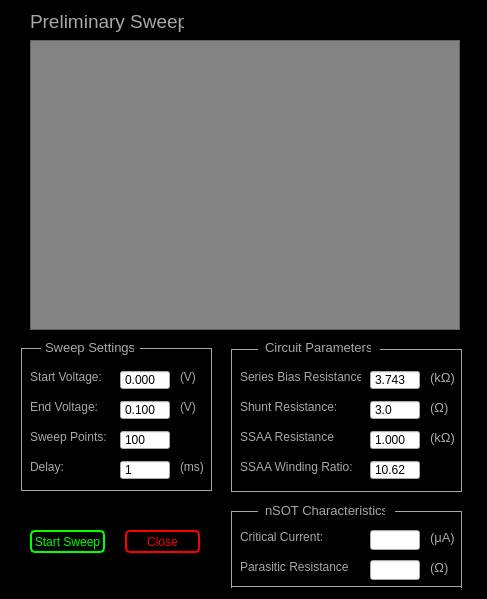
<?xml version="1.0" encoding="UTF-8"?>
<ui version="4.0">
 <class>prelim</class>
 <widget class="QDialog" name="prelim">
  <property name="geometry">
   <rect>
    <x>0</x>
    <y>0</y>
    <width>487</width>
    <height>599</height>
   </rect>
  </property>
  <property name="windowTitle">
   <string>Preliminary Sweep</string>
  </property>
  <property name="styleSheet">
   <string notr="true">#prelim{
	background-color: rgb(0, 0, 0);}</string>
  </property>
  <widget class="QFrame" name="plotSweep">
   <property name="geometry">
    <rect>
     <x>30</x>
     <y>40</y>
     <width>430</width>
     <height>290</height>
    </rect>
   </property>
   <property name="styleSheet">
    <string notr="true">#plotSweep{background-color: rgb(131, 131, 131);}
</string>
   </property>
   <property name="frameShape">
    <enum>QFrame::StyledPanel</enum>
   </property>
   <property name="frameShadow">
    <enum>QFrame::Raised</enum>
   </property>
  </widget>
  <widget class="QLabel" name="label">
   <property name="geometry">
    <rect>
     <x>30</x>
     <y>10</y>
     <width>154</width>
     <height>23</height>
    </rect>
   </property>
   <property name="text">
    <string>&lt;html&gt;&lt;head/&gt;&lt;body&gt;&lt;p&gt;&lt;span style=&quot; font-size:14pt; color:#a8a8a8;&quot;&gt;Preliminary Sweep&lt;/span&gt;&lt;/p&gt;&lt;/body&gt;&lt;/html&gt;</string>
   </property>
  </widget>
  <widget class="QLabel" name="label_2">
   <property name="geometry">
    <rect>
     <x>30</x>
     <y>370</y>
     <width>77</width>
     <height>14</height>
    </rect>
   </property>
   <property name="text">
    <string>&lt;html&gt;&lt;head/&gt;&lt;body&gt;&lt;p&gt;&lt;span style=&quot; font-size:9pt; color:#a8a8a8;&quot;&gt;Start Voltage:&lt;/span&gt;&lt;/p&gt;&lt;/body&gt;&lt;/html&gt;</string>
   </property>
  </widget>
  <widget class="QLabel" name="label_3">
   <property name="geometry">
    <rect>
     <x>30</x>
     <y>400</y>
     <width>71</width>
     <height>14</height>
    </rect>
   </property>
   <property name="text">
    <string>&lt;html&gt;&lt;head/&gt;&lt;body&gt;&lt;p&gt;&lt;span style=&quot; font-size:9pt; color:#a8a8a8;&quot;&gt;End Voltage:&lt;/span&gt;&lt;/p&gt;&lt;/body&gt;&lt;/html&gt;</string>
   </property>
  </widget>
  <widget class="QLabel" name="label_4">
   <property name="geometry">
    <rect>
     <x>30</x>
     <y>460</y>
     <width>33</width>
     <height>14</height>
    </rect>
   </property>
   <property name="text">
    <string>&lt;html&gt;&lt;head/&gt;&lt;body&gt;&lt;p&gt;&lt;span style=&quot; font-size:9pt; color:#a8a8a8;&quot;&gt;Delay:&lt;/span&gt;&lt;/p&gt;&lt;/body&gt;&lt;/html&gt;</string>
   </property>
  </widget>
  <widget class="QLabel" name="label_5">
   <property name="geometry">
    <rect>
     <x>30</x>
     <y>430</y>
     <width>79</width>
     <height>14</height>
    </rect>
   </property>
   <property name="text">
    <string>&lt;html&gt;&lt;head/&gt;&lt;body&gt;&lt;p&gt;&lt;span style=&quot; font-size:9pt; color:#a8a8a8;&quot;&gt;Sweep Points:&lt;/span&gt;&lt;/p&gt;&lt;/body&gt;&lt;/html&gt;</string>
   </property>
  </widget>
  <widget class="QLabel" name="label_6">
   <property name="geometry">
    <rect>
     <x>240</x>
     <y>370</y>
     <width>121</width>
     <height>14</height>
    </rect>
   </property>
   <property name="text">
    <string>&lt;html&gt;&lt;head/&gt;&lt;body&gt;&lt;p&gt;&lt;span style=&quot; font-size:9pt; color:#a8a8a8;&quot;&gt;Series Bias Resistance:&lt;/span&gt;&lt;/p&gt;&lt;/body&gt;&lt;/html&gt;</string>
   </property>
  </widget>
  <widget class="QLabel" name="label_7">
   <property name="geometry">
    <rect>
     <x>240</x>
     <y>400</y>
     <width>96</width>
     <height>14</height>
    </rect>
   </property>
   <property name="text">
    <string>&lt;html&gt;&lt;head/&gt;&lt;body&gt;&lt;p&gt;&lt;span style=&quot; font-size:9pt; color:#a8a8a8;&quot;&gt;Shunt Resistance:&lt;/span&gt;&lt;/p&gt;&lt;/body&gt;&lt;/html&gt;</string>
   </property>
  </widget>
  <widget class="QLabel" name="label_8">
   <property name="geometry">
    <rect>
     <x>240</x>
     <y>430</y>
     <width>95</width>
     <height>14</height>
    </rect>
   </property>
   <property name="text">
    <string>&lt;html&gt;&lt;head/&gt;&lt;body&gt;&lt;p&gt;&lt;span style=&quot; font-size:9pt; color:#a8a8a8;&quot;&gt;SSAA Resistance:&lt;/span&gt;&lt;/p&gt;&lt;/body&gt;&lt;/html&gt;</string>
   </property>
  </widget>
  <widget class="QLabel" name="label_9">
   <property name="geometry">
    <rect>
     <x>240</x>
     <y>460</y>
     <width>113</width>
     <height>14</height>
    </rect>
   </property>
   <property name="text">
    <string>&lt;html&gt;&lt;head/&gt;&lt;body&gt;&lt;p&gt;&lt;span style=&quot; font-size:9pt; color:#a8a8a8;&quot;&gt;SSAA Winding Ratio:&lt;/span&gt;&lt;/p&gt;&lt;/body&gt;&lt;/html&gt;</string>
   </property>
  </widget>
  <widget class="QPushButton" name="startSweep">
   <property name="geometry">
    <rect>
     <x>30</x>
     <y>530</y>
     <width>75</width>
     <height>23</height>
    </rect>
   </property>
   <property name="toolTip">
    <string>Starts preliminary sweep</string>
   </property>
   <property name="styleSheet">
    <string notr="true">QPushButton:pressed#startSweep{
color: rgb(95,107,166);
background-color:rgb(168,168,168);
border: 1px solid rgb(95,107,166);
border-radius: 5px
}

QPushButton#startSweep{
color: rgb(0,255,0);
background-color:rgb(0,0,0);
border: 2px solid rgb(0,255,0);
border-radius: 5px
}</string>
   </property>
   <property name="text">
    <string>Start Sweep</string>
   </property>
  </widget>
  <widget class="QLabel" name="label_10">
   <property name="geometry">
    <rect>
     <x>240</x>
     <y>530</y>
     <width>83</width>
     <height>14</height>
    </rect>
   </property>
   <property name="text">
    <string>&lt;html&gt;&lt;head/&gt;&lt;body&gt;&lt;p&gt;&lt;span style=&quot; font-size:9pt; color:#a8a8a8;&quot;&gt;Critical Current:&lt;/span&gt;&lt;/p&gt;&lt;/body&gt;&lt;/html&gt;</string>
   </property>
  </widget>
  <widget class="QLabel" name="label_11">
   <property name="geometry">
    <rect>
     <x>240</x>
     <y>560</y>
     <width>108</width>
     <height>14</height>
    </rect>
   </property>
   <property name="text">
    <string>&lt;html&gt;&lt;head/&gt;&lt;body&gt;&lt;p&gt;&lt;span style=&quot; font-size:9pt; color:#a8a8a8;&quot;&gt;Parasitic Resistance:&lt;/span&gt;&lt;/p&gt;&lt;/body&gt;&lt;/html&gt;</string>
   </property>
  </widget>
  <widget class="QLabel" name="label_12">
   <property name="geometry">
    <rect>
     <x>180</x>
     <y>370</y>
     <width>18</width>
     <height>14</height>
    </rect>
   </property>
   <property name="text">
    <string>&lt;html&gt;&lt;head/&gt;&lt;body&gt;&lt;p&gt;&lt;span style=&quot; font-size:9pt; color:#a8a8a8;&quot;&gt;(V)&lt;/span&gt;&lt;/p&gt;&lt;/body&gt;&lt;/html&gt;</string>
   </property>
  </widget>
  <widget class="QLabel" name="label_13">
   <property name="geometry">
    <rect>
     <x>180</x>
     <y>400</y>
     <width>18</width>
     <height>14</height>
    </rect>
   </property>
   <property name="text">
    <string>&lt;html&gt;&lt;head/&gt;&lt;body&gt;&lt;p&gt;&lt;span style=&quot; font-size:9pt; color:#a8a8a8;&quot;&gt;(V)&lt;/span&gt;&lt;/p&gt;&lt;/body&gt;&lt;/html&gt;</string>
   </property>
  </widget>
  <widget class="QLabel" name="label_14">
   <property name="geometry">
    <rect>
     <x>180</x>
     <y>460</y>
     <width>25</width>
     <height>14</height>
    </rect>
   </property>
   <property name="text">
    <string>&lt;html&gt;&lt;head/&gt;&lt;body&gt;&lt;p&gt;&lt;span style=&quot; font-size:9pt; color:#a8a8a8;&quot;&gt;(ms)&lt;/span&gt;&lt;/p&gt;&lt;/body&gt;&lt;/html&gt;</string>
   </property>
  </widget>
  <widget class="QLabel" name="label_21">
   <property name="geometry">
    <rect>
     <x>430</x>
     <y>370</y>
     <width>25</width>
     <height>16</height>
    </rect>
   </property>
   <property name="text">
    <string>&lt;html&gt;&lt;head/&gt;&lt;body&gt;&lt;p&gt;&lt;span style=&quot; font-size:10pt; color:#a8a8a8;&quot;&gt;(kΩ)&lt;/span&gt;&lt;/p&gt;&lt;/body&gt;&lt;/html&gt;</string>
   </property>
  </widget>
  <widget class="QLabel" name="label_19">
   <property name="geometry">
    <rect>
     <x>430</x>
     <y>400</y>
     <width>19</width>
     <height>16</height>
    </rect>
   </property>
   <property name="text">
    <string>&lt;html&gt;&lt;head/&gt;&lt;body&gt;&lt;p&gt;&lt;span style=&quot; font-size:10pt; color:#a8a8a8;&quot;&gt;(Ω)&lt;/span&gt;&lt;/p&gt;&lt;/body&gt;&lt;/html&gt;</string>
   </property>
  </widget>
  <widget class="QLabel" name="label_22">
   <property name="geometry">
    <rect>
     <x>430</x>
     <y>430</y>
     <width>25</width>
     <height>16</height>
    </rect>
   </property>
   <property name="text">
    <string>&lt;html&gt;&lt;head/&gt;&lt;body&gt;&lt;p&gt;&lt;span style=&quot; font-size:10pt; color:#a8a8a8;&quot;&gt;(kΩ)&lt;/span&gt;&lt;/p&gt;&lt;/body&gt;&lt;/html&gt;</string>
   </property>
  </widget>
  <widget class="QLineEdit" name="critCurr">
   <property name="geometry">
    <rect>
     <x>370</x>
     <y>530</y>
     <width>50</width>
     <height>20</height>
    </rect>
   </property>
   <property name="inputMethodHints">
    <set>Qt::ImhFormattedNumbersOnly</set>
   </property>
  </widget>
  <widget class="QLineEdit" name="parRes">
   <property name="geometry">
    <rect>
     <x>370</x>
     <y>560</y>
     <width>50</width>
     <height>20</height>
    </rect>
   </property>
   <property name="inputMethodHints">
    <set>Qt::ImhFormattedNumbersOnly</set>
   </property>
  </widget>
  <widget class="QLabel" name="label_20">
   <property name="geometry">
    <rect>
     <x>430</x>
     <y>560</y>
     <width>19</width>
     <height>16</height>
    </rect>
   </property>
   <property name="text">
    <string>&lt;html&gt;&lt;head/&gt;&lt;body&gt;&lt;p&gt;&lt;span style=&quot; font-size:10pt; color:#a8a8a8;&quot;&gt;(Ω)&lt;/span&gt;&lt;/p&gt;&lt;/body&gt;&lt;/html&gt;</string>
   </property>
  </widget>
  <widget class="QLabel" name="label_23">
   <property name="geometry">
    <rect>
     <x>430</x>
     <y>530</y>
     <width>25</width>
     <height>16</height>
    </rect>
   </property>
   <property name="text">
    <string>&lt;html&gt;&lt;head/&gt;&lt;body&gt;&lt;p&gt;&lt;span style=&quot; font-size:10pt; color:#a8a8a8;&quot;&gt;(μA)&lt;/span&gt;&lt;/p&gt;&lt;/body&gt;&lt;/html&gt;</string>
   </property>
  </widget>
  <widget class="QDoubleSpinBox" name="biasStart">
   <property name="geometry">
    <rect>
     <x>120</x>
     <y>370</y>
     <width>50</width>
     <height>20</height>
    </rect>
   </property>
   <property name="buttonSymbols">
    <enum>QAbstractSpinBox::NoButtons</enum>
   </property>
   <property name="decimals">
    <number>3</number>
   </property>
   <property name="minimum">
    <double>-10.000000000000000</double>
   </property>
   <property name="maximum">
    <double>10.000000000000000</double>
   </property>
  </widget>
  <widget class="QDoubleSpinBox" name="biasEnd">
   <property name="geometry">
    <rect>
     <x>120</x>
     <y>400</y>
     <width>50</width>
     <height>20</height>
    </rect>
   </property>
   <property name="buttonSymbols">
    <enum>QAbstractSpinBox::NoButtons</enum>
   </property>
   <property name="decimals">
    <number>3</number>
   </property>
   <property name="minimum">
    <double>-10.000000000000000</double>
   </property>
   <property name="maximum">
    <double>10.000000000000000</double>
   </property>
   <property name="value">
    <double>0.100000000000000</double>
   </property>
  </widget>
  <widget class="QDoubleSpinBox" name="sweepPoints">
   <property name="geometry">
    <rect>
     <x>120</x>
     <y>430</y>
     <width>50</width>
     <height>20</height>
    </rect>
   </property>
   <property name="buttonSymbols">
    <enum>QAbstractSpinBox::NoButtons</enum>
   </property>
   <property name="decimals">
    <number>0</number>
   </property>
   <property name="minimum">
    <double>0.000000000000000</double>
   </property>
   <property name="maximum">
    <double>100000.000000000000000</double>
   </property>
   <property name="value">
    <double>100.000000000000000</double>
   </property>
  </widget>
  <widget class="QDoubleSpinBox" name="delay">
   <property name="geometry">
    <rect>
     <x>120</x>
     <y>460</y>
     <width>50</width>
     <height>20</height>
    </rect>
   </property>
   <property name="buttonSymbols">
    <enum>QAbstractSpinBox::NoButtons</enum>
   </property>
   <property name="decimals">
    <number>0</number>
   </property>
   <property name="minimum">
    <double>0.000000000000000</double>
   </property>
   <property name="maximum">
    <double>100000.000000000000000</double>
   </property>
   <property name="value">
    <double>1.000000000000000</double>
   </property>
  </widget>
  <widget class="QDoubleSpinBox" name="biasRes">
   <property name="geometry">
    <rect>
     <x>370</x>
     <y>370</y>
     <width>50</width>
     <height>20</height>
    </rect>
   </property>
   <property name="buttonSymbols">
    <enum>QAbstractSpinBox::NoButtons</enum>
   </property>
   <property name="decimals">
    <number>3</number>
   </property>
   <property name="minimum">
    <double>0.000000000000000</double>
   </property>
   <property name="maximum">
    <double>1000.000000000000000</double>
   </property>
   <property name="value">
    <double>3.743000000000000</double>
   </property>
  </widget>
  <widget class="QDoubleSpinBox" name="shuntRes">
   <property name="geometry">
    <rect>
     <x>370</x>
     <y>400</y>
     <width>50</width>
     <height>20</height>
    </rect>
   </property>
   <property name="buttonSymbols">
    <enum>QAbstractSpinBox::NoButtons</enum>
   </property>
   <property name="decimals">
    <number>1</number>
   </property>
   <property name="minimum">
    <double>0.000000000000000</double>
   </property>
   <property name="maximum">
    <double>1000.000000000000000</double>
   </property>
   <property name="value">
    <double>3.000000000000000</double>
   </property>
  </widget>
  <widget class="QDoubleSpinBox" name="ssaaRes">
   <property name="geometry">
    <rect>
     <x>370</x>
     <y>430</y>
     <width>50</width>
     <height>20</height>
    </rect>
   </property>
   <property name="buttonSymbols">
    <enum>QAbstractSpinBox::NoButtons</enum>
   </property>
   <property name="decimals">
    <number>3</number>
   </property>
   <property name="minimum">
    <double>0.000000000000000</double>
   </property>
   <property name="maximum">
    <double>1000.000000000000000</double>
   </property>
   <property name="value">
    <double>1.000000000000000</double>
   </property>
  </widget>
  <widget class="QDoubleSpinBox" name="ssaaWinding">
   <property name="geometry">
    <rect>
     <x>370</x>
     <y>460</y>
     <width>50</width>
     <height>20</height>
    </rect>
   </property>
   <property name="buttonSymbols">
    <enum>QAbstractSpinBox::NoButtons</enum>
   </property>
   <property name="decimals">
    <number>2</number>
   </property>
   <property name="minimum">
    <double>0.000000000000000</double>
   </property>
   <property name="maximum">
    <double>1000.000000000000000</double>
   </property>
   <property name="value">
    <double>10.619999999999999</double>
   </property>
  </widget>
  <widget class="QPushButton" name="closeWin">
   <property name="geometry">
    <rect>
     <x>125</x>
     <y>530</y>
     <width>75</width>
     <height>23</height>
    </rect>
   </property>
   <property name="styleSheet">
    <string notr="true">QPushButton:pressed#closeWin{
color: rgb(95,107,166);
background-color:rgb(168,168,168);
border: 1px solid rgb(95,107,166);
border-radius: 5px
}

QPushButton#closeWin{
color: rgb(255,0, 0);
background-color:rgb(0,0,0);
border: 2px solid  rgb(255,0, 0);
border-radius: 5px
}</string>
   </property>
   <property name="text">
    <string>Close</string>
   </property>
  </widget>
  <widget class="Line" name="line">
   <property name="geometry">
    <rect>
     <x>20</x>
     <y>349</y>
     <width>3</width>
     <height>141</height>
    </rect>
   </property>
   <property name="styleSheet">
    <string notr="true">#line{color: rgb(168,168,168);}</string>
   </property>
   <property name="frameShadow">
    <enum>QFrame::Plain</enum>
   </property>
   <property name="orientation">
    <enum>Qt::Vertical</enum>
   </property>
  </widget>
  <widget class="QLabel" name="label_15">
   <property name="geometry">
    <rect>
     <x>45</x>
     <y>340</y>
     <width>89</width>
     <height>16</height>
    </rect>
   </property>
   <property name="text">
    <string>&lt;html&gt;&lt;head/&gt;&lt;body&gt;&lt;p&gt;&lt;span style=&quot; font-size:10pt; color:#a8a8a8;&quot;&gt;Sweep Settings&lt;/span&gt;&lt;/p&gt;&lt;/body&gt;&lt;/html&gt;</string>
   </property>
  </widget>
  <widget class="Line" name="line_2">
   <property name="geometry">
    <rect>
     <x>210</x>
     <y>349</y>
     <width>3</width>
     <height>141</height>
    </rect>
   </property>
   <property name="styleSheet">
    <string notr="true">#line_2{color: rgb(168,168,168);}</string>
   </property>
   <property name="frameShadow">
    <enum>QFrame::Plain</enum>
   </property>
   <property name="orientation">
    <enum>Qt::Vertical</enum>
   </property>
  </widget>
  <widget class="Line" name="line_3">
   <property name="geometry">
    <rect>
     <x>21</x>
     <y>489</y>
     <width>191</width>
     <height>3</height>
    </rect>
   </property>
   <property name="styleSheet">
    <string notr="true">#line_3{color: rgb(168,168,168)}</string>
   </property>
   <property name="frameShadow">
    <enum>QFrame::Plain</enum>
   </property>
   <property name="orientation">
    <enum>Qt::Horizontal</enum>
   </property>
  </widget>
  <widget class="Line" name="line_4">
   <property name="geometry">
    <rect>
     <x>140</x>
     <y>347</y>
     <width>72</width>
     <height>3</height>
    </rect>
   </property>
   <property name="styleSheet">
    <string notr="true">#line_4{color: rgb(168,168,168)}</string>
   </property>
   <property name="frameShadow">
    <enum>QFrame::Plain</enum>
   </property>
   <property name="orientation">
    <enum>Qt::Horizontal</enum>
   </property>
  </widget>
  <widget class="Line" name="line_5">
   <property name="geometry">
    <rect>
     <x>21</x>
     <y>347</y>
     <width>20</width>
     <height>3</height>
    </rect>
   </property>
   <property name="styleSheet">
    <string notr="true">#line_5{color: rgb(168,168,168)}</string>
   </property>
   <property name="frameShadow">
    <enum>QFrame::Plain</enum>
   </property>
   <property name="orientation">
    <enum>Qt::Horizontal</enum>
   </property>
  </widget>
  <widget class="QLabel" name="label_16">
   <property name="geometry">
    <rect>
     <x>265</x>
     <y>340</y>
     <width>106</width>
     <height>16</height>
    </rect>
   </property>
   <property name="text">
    <string>&lt;html&gt;&lt;head/&gt;&lt;body&gt;&lt;p&gt;&lt;span style=&quot; font-size:10pt; color:#a8a8a8;&quot;&gt;Circuit Parameters&lt;/span&gt;&lt;/p&gt;&lt;/body&gt;&lt;/html&gt;</string>
   </property>
  </widget>
  <widget class="Line" name="line_6">
   <property name="geometry">
    <rect>
     <x>230</x>
     <y>350</y>
     <width>3</width>
     <height>141</height>
    </rect>
   </property>
   <property name="styleSheet">
    <string notr="true">#line_6{color: rgb(168,168,168);}</string>
   </property>
   <property name="frameShadow">
    <enum>QFrame::Plain</enum>
   </property>
   <property name="orientation">
    <enum>Qt::Vertical</enum>
   </property>
  </widget>
  <widget class="Line" name="line_7">
   <property name="geometry">
    <rect>
     <x>231</x>
     <y>348</y>
     <width>27</width>
     <height>3</height>
    </rect>
   </property>
   <property name="styleSheet">
    <string notr="true">#line_7{color: rgb(168,168,168)}</string>
   </property>
   <property name="frameShadow">
    <enum>QFrame::Plain</enum>
   </property>
   <property name="orientation">
    <enum>Qt::Horizontal</enum>
   </property>
  </widget>
  <widget class="Line" name="line_8">
   <property name="geometry">
    <rect>
     <x>231</x>
     <y>490</y>
     <width>231</width>
     <height>3</height>
    </rect>
   </property>
   <property name="styleSheet">
    <string notr="true">#line_8{color: rgb(168,168,168)}</string>
   </property>
   <property name="frameShadow">
    <enum>QFrame::Plain</enum>
   </property>
   <property name="orientation">
    <enum>Qt::Horizontal</enum>
   </property>
  </widget>
  <widget class="Line" name="line_9">
   <property name="geometry">
    <rect>
     <x>380</x>
     <y>348</y>
     <width>82</width>
     <height>3</height>
    </rect>
   </property>
   <property name="styleSheet">
    <string notr="true">#line_9{color: rgb(168,168,168)}</string>
   </property>
   <property name="frameShadow">
    <enum>QFrame::Plain</enum>
   </property>
   <property name="orientation">
    <enum>Qt::Horizontal</enum>
   </property>
  </widget>
  <widget class="Line" name="line_10">
   <property name="geometry">
    <rect>
     <x>460</x>
     <y>350</y>
     <width>3</width>
     <height>141</height>
    </rect>
   </property>
   <property name="styleSheet">
    <string notr="true">#line_10{color: rgb(168,168,168);}</string>
   </property>
   <property name="frameShadow">
    <enum>QFrame::Plain</enum>
   </property>
   <property name="orientation">
    <enum>Qt::Vertical</enum>
   </property>
  </widget>
  <widget class="QLabel" name="label_17">
   <property name="geometry">
    <rect>
     <x>265</x>
     <y>503</y>
     <width>120</width>
     <height>16</height>
    </rect>
   </property>
   <property name="text">
    <string>&lt;html&gt;&lt;head/&gt;&lt;body&gt;&lt;p&gt;&lt;span style=&quot; font-size:10pt; color:#a8a8a8;&quot;&gt;nSOT Characteristics&lt;/span&gt;&lt;/p&gt;&lt;/body&gt;&lt;/html&gt;</string>
   </property>
  </widget>
  <widget class="Line" name="line_11">
   <property name="geometry">
    <rect>
     <x>230</x>
     <y>512</y>
     <width>3</width>
     <height>76</height>
    </rect>
   </property>
   <property name="styleSheet">
    <string notr="true">#line_11{color: rgb(168,168,168);}</string>
   </property>
   <property name="frameShadow">
    <enum>QFrame::Plain</enum>
   </property>
   <property name="orientation">
    <enum>Qt::Vertical</enum>
   </property>
  </widget>
  <widget class="Line" name="line_12">
   <property name="geometry">
    <rect>
     <x>460</x>
     <y>512</y>
     <width>3</width>
     <height>76</height>
    </rect>
   </property>
   <property name="styleSheet">
    <string notr="true">#line_12{color: rgb(168,168,168);}</string>
   </property>
   <property name="frameShadow">
    <enum>QFrame::Plain</enum>
   </property>
   <property name="orientation">
    <enum>Qt::Vertical</enum>
   </property>
  </widget>
  <widget class="Line" name="line_13">
   <property name="geometry">
    <rect>
     <x>231</x>
     <y>510</y>
     <width>27</width>
     <height>3</height>
    </rect>
   </property>
   <property name="styleSheet">
    <string notr="true">#line_13{color: rgb(168,168,168)}</string>
   </property>
   <property name="frameShadow">
    <enum>QFrame::Plain</enum>
   </property>
   <property name="orientation">
    <enum>Qt::Horizontal</enum>
   </property>
  </widget>
  <widget class="Line" name="line_14">
   <property name="geometry">
    <rect>
     <x>231</x>
     <y>585</y>
     <width>231</width>
     <height>3</height>
    </rect>
   </property>
   <property name="styleSheet">
    <string notr="true">#line_14
{color: rgb(168,168,168)}</string>
   </property>
   <property name="frameShadow">
    <enum>QFrame::Plain</enum>
   </property>
   <property name="orientation">
    <enum>Qt::Horizontal</enum>
   </property>
  </widget>
  <widget class="Line" name="line_15">
   <property name="geometry">
    <rect>
     <x>395</x>
     <y>510</y>
     <width>67</width>
     <height>3</height>
    </rect>
   </property>
   <property name="styleSheet">
    <string notr="true">#line_15{color: rgb(168,168,168)}</string>
   </property>
   <property name="frameShadow">
    <enum>QFrame::Plain</enum>
   </property>
   <property name="orientation">
    <enum>Qt::Horizontal</enum>
   </property>
  </widget>
 </widget>
 <resources/>
 <connections/>
</ui>
